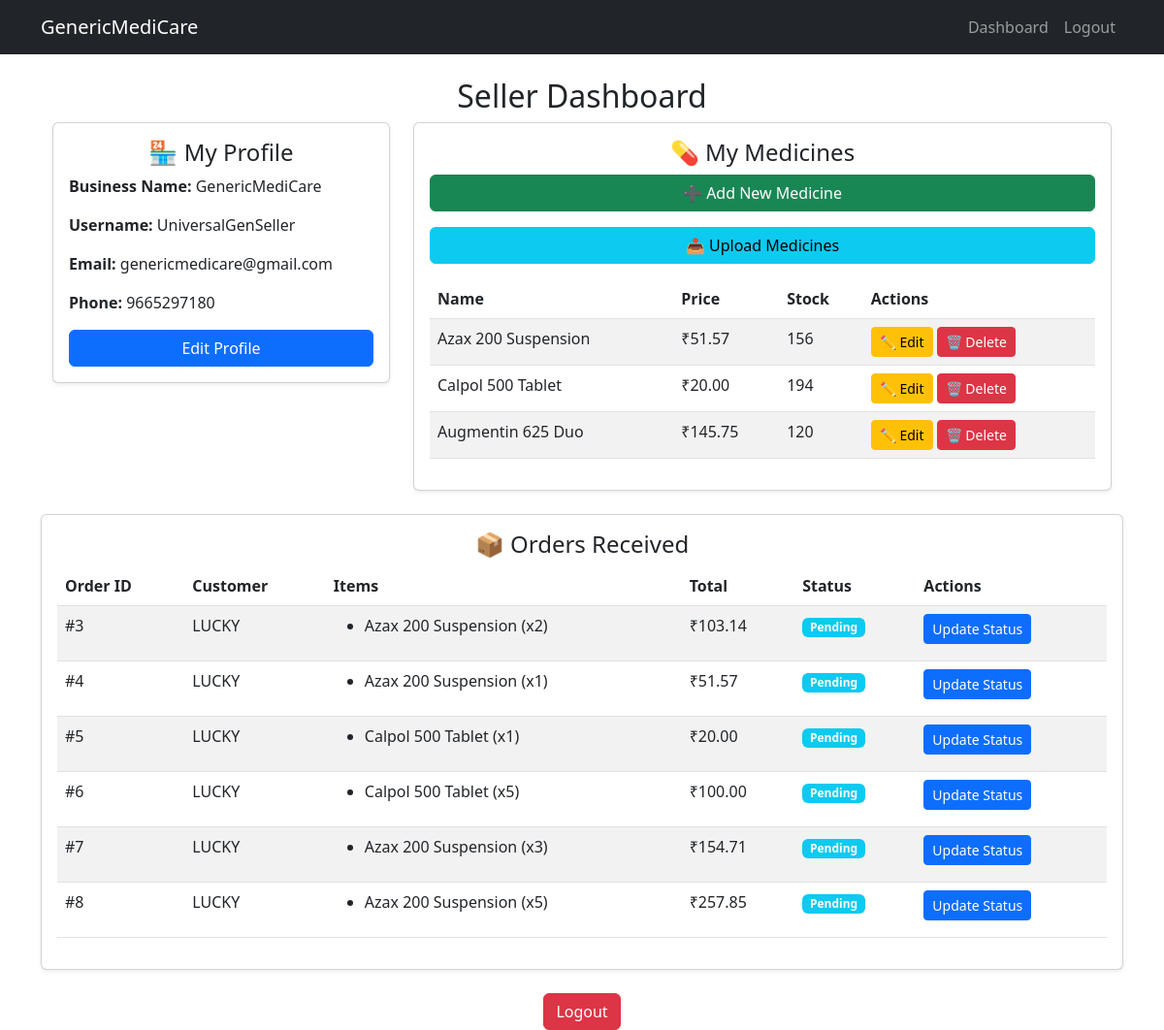
Before: /dashboard/seller/ (signed in) with the older database file.
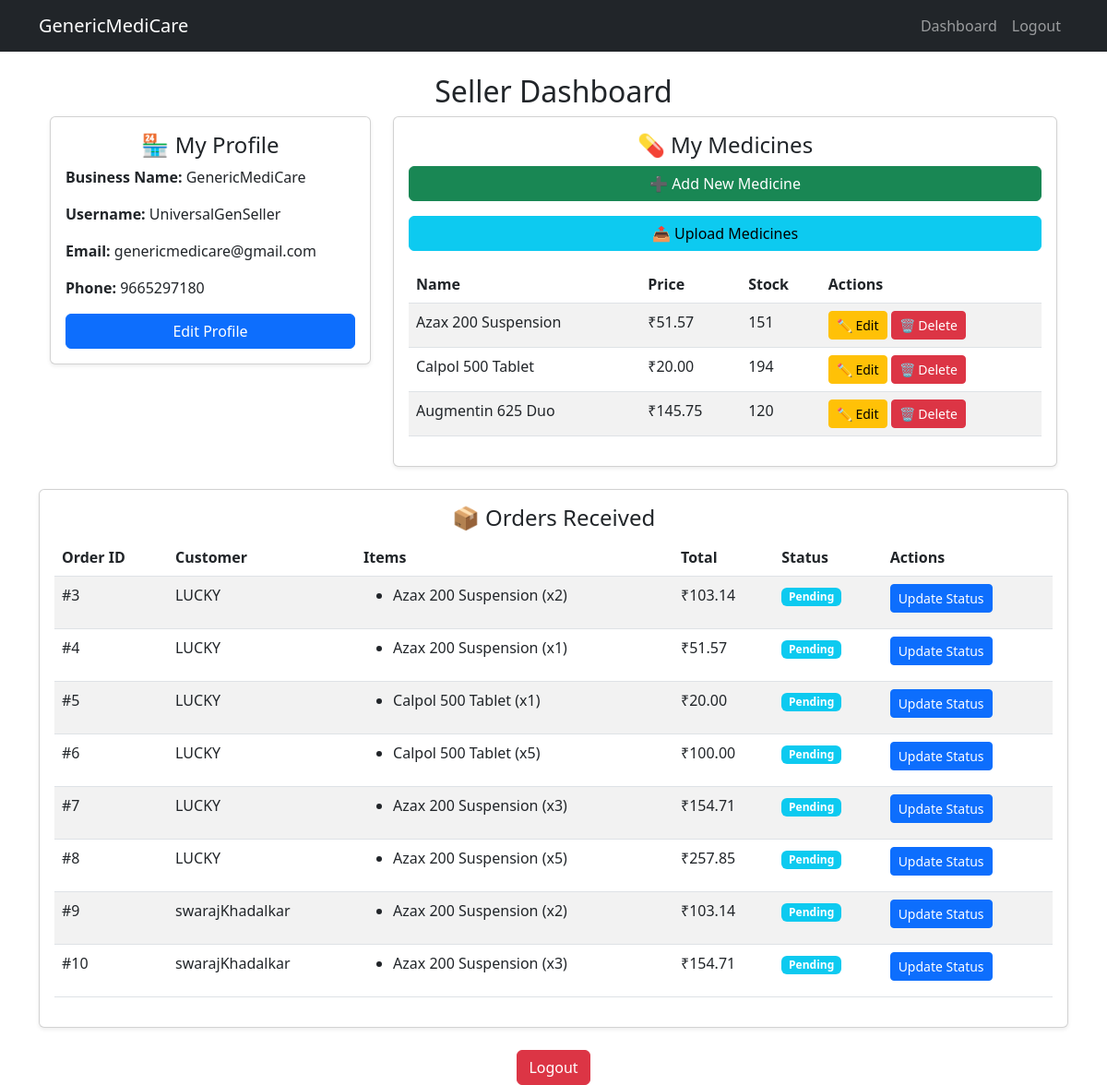
After: the same page with the newer database file.
### store/models.py (models this page shows, shortened)
class SellerProfile(models.Model):
    user = models.OneToOneField(User, on_delete=models.CASCADE)
    business_name = models.CharField(max_length=255)
    phone_number = models.CharField(max_length=15)

class Medicine(models.Model):
    seller = models.ForeignKey(SellerProfile, on_delete=models.CASCADE)  # Each medicine is listed by a seller
    name = models.CharField(max_length=255)
    description = models.TextField(blank=True, null=True)
    price = models.DecimalField(max_digits=10, decimal_places=2)
    stock = models.PositiveIntegerField()
    image = models.ImageField(upload_to='medicine_images/', null=True, blank=True)
    prescription_required = models.BooleanField(default=False)  # If True, user must upload a prescription
    active_ingredients = models.TextField(help_text="Comma-separated active ingredients")  # Used for mapping alternatives
    brand_name = models.CharField(max_length=255, null=True, blank=True)

class Order(models.Model):
    customer = models.ForeignKey(CustomerProfile, on_delete=models.CASCADE)
    full_name = models.CharField(max_length=255)
    email = models.EmailField()
    phone = models.CharField(max_length=15)
    alternate_phone = models.CharField(max_length=15, blank=True, null=True)
    address = models.TextField()
    city = models.CharField(max_length=100)
    pincode = models.CharField(max_length=10)
    delivery_instructions = models.TextField(blank=True, null=True)
    total_price = models.DecimalField(max_digits=10, decimal_places=2)  # Renamed from total_amount
    payment_method = models.CharField(max_length=50, choices=[("COD", "Cash on Delivery"), ("Online", "Online Payment")])
    created_at = models.DateTimeField(auto_now_add=True)
    STATUS_CHOICES = [
        ('Pending', 'Pending'),
        ('Shipped', 'Shipped'),
        ('Delivered', 'Delivered'),
        ('Cancelled', 'Cancelled'),
    ]
    status = models.CharField(max_length=20, choices=STATUS_CHOICES, default='Pending')
    prescription = models.ImageField(upload_to='prescriptions/', null=True, blank=True)

class CustomerProfile(models.Model):
    user = models.OneToOneField(User, on_delete=models.CASCADE)
    phone_number = models.CharField(max_length=15)
    address = models.TextField()

class OrderItem(models.Model):
    order = models.ForeignKey(Order, on_delete=models.CASCADE)
    medicine = models.ForeignKey(Medicine, on_delete=models.CASCADE)
    quantity = models.PositiveIntegerField()
    price = models.DecimalField(max_digits=10, decimal_places=2)  # Store price at purchase time

### store/views.py (the view)
# urls.py: path('dashboard/seller/', seller_dashboard, name='seller_dashboard'),
@login_required
def seller_dashboard(request):
    if not hasattr(request.user, 'sellerprofile'):
        return redirect('home')  # Prevent unauthorized access
    seller_profile = request.user.sellerprofile  # Get the seller profile
    medicines = Medicine.objects.filter(seller=seller_profile)
    order_items = OrderItem.objects.filter(medicine__in=medicines)
    orders = Order.objects.filter(orderitem__in=order_items).distinct()
    return render(request, 'seller_dashboard.html', {
        'medicines': medicines,
        'orders': orders,  # Orders specific to this seller
        })

### store/context_processors.py (called while the page is built)
def cart_total(request):
    if request.user.is_authenticated:
        cart = Cart.objects.filter(customer__user=request.user).first()
        if cart:
            unique_items_count = cart.cartitem_set.count()  # Count unique medicines
            return {'cart_count': unique_items_count}
    return {'cart_count': 0}

### store/templates/seller_dashboard.html (shortened to what this page needs)
{% extends 'base.html' %}
{% block content %}
<div class="container mt-4">
    <h2 class="text-center">Seller Dashboard</h2>
    <div class="row">
        <div class="col-md-4">
            <div class="card shadow-sm p-3 mb-4">
                <h4 class="text-center">🏪 My Profile</h4>
                <p><strong>Business Name:</strong> {{ user.sellerprofile.business_name }}</p>
                <p><strong>Username:</strong> {{ user.username }}</p>
                <p><strong>Email:</strong> {{ user.email }}</p>
                <p><strong>Phone:</strong> {{ user.sellerprofile.phone_number }}</p>
                <a href="{% url 'edit_seller_profile' %}" class="btn btn-primary w-100">Edit Profile</a>
            </div>
        </div>
<div class="col-md-8">
    <div class="card shadow-sm p-3 mb-4">
        <h4 class="text-center">💊 My Medicines</h4>
        <a href="{% url 'add_medicine' %}" class="btn btn-success mb-3">➕ Add New Medicine</a>
        <a href="{% url 'upload_medicine' %}" class="btn btn-info mb-3">📤 Upload Medicines</a>
        <div style="max-height: 230px; overflow-y: auto;">
            <table class="table table-striped">
                <thead>
                    <tr>
                        <th>Name</th>
                        <th>Price</th>
                        <th>Stock</th>
                        <th>Actions</th>
                    </tr>
                </thead>
                <tbody>
                    {% for medicine in medicines %}
                        <tr>
                            <td>{{ medicine.name }}</td>
                            <td>₹{{ medicine.price }}</td>
                            <td>{{ medicine.stock }}</td>
                            <td>
                                <a href="{% url 'edit_medicine' medicine.pk %}" class="btn btn-warning btn-sm">✏ Edit</a>
                                <a href="{% url 'delete_medicine' medicine.pk %}" class="btn btn-danger btn-sm">🗑 Delete</a>
                            </td>
                        </tr>
                    {% empty %}
                        <tr>
                            <td colspan="4" class="text-center">No medicines listed yet.</td>
                        </tr>
                    {% endfor %}
                </tbody>
            </table>
        </div>
    </div>
</div>
    <div class="card shadow-sm p-3 mb-4">
        <h4 class="text-center">📦 Orders Received</h4>
        <table class="table table-striped">
            <thead>
                <tr>
                    <th>Order ID</th>
                    <th>Customer</th>
                    <th>Items</th>
                    <th>Total</th>
                    <th>Status</th>
                    <th>Actions</th>
                </tr>
            </thead>
            <tbody>
                {% for order in orders %}
                    <tr>
                        <td>#{{ order.id }}</td>
                        <td>{{ order.customer.user.username }}</td>
                        <td>
                            <ul>
                                {% for item in order.orderitem_set.all %}
                                    <li>{{ item.medicine.name }} (x{{ item.quantity }})</li>
                                {% endfor %}
                            </ul>
                        </td>
                        <td>₹{{ order.total_price }}</td>
                        <td><span class="badge bg-info">{{ order.status }}</span></td>
                        <td>
                            <a href="#" class="btn btn-primary btn-sm">Update Status</a>
                        </td>
                    </tr>
                {% empty %}
                    <tr>
                        <td colspan="6" class="text-center">No orders received yet.</td>
                    </tr>
                {% endfor %}
            </tbody>
        </table>
    </div>
    <div class="text-center">
        <a href="{% url 'logout' %}" class="btn btn-danger">Logout</a>
    </div>
</div>
{% endblock %}

### store/templates/base.html (shortened to what this page needs)
<!DOCTYPE html>
<html lang="en">
<head>
    <link rel="stylesheet" href="https://cdn.jsdelivr.net/npm/bootstrap@5.3.0/dist/css/bootstrap.min.css">
</head>
<body>
    <nav class="navbar navbar-expand-lg navbar-dark bg-dark">
        <div class="container">
            <a class="navbar-brand" href="{% url 'home' %}">GenericMediCare</a>
            <div class="collapse navbar-collapse" id="navbarNav">
                <ul class="navbar-nav ms-auto">
                    {% if user.is_authenticated %}
                        {% if user.customerprofile %}
                            <li class="nav-item"><a class="nav-link" href="{% url 'customer_dashboard' %}">Dashboard</a></li>
                            <li class="nav-item"><a class="nav-link" href="{% url 'view_cart' %}">
                                Cart
                                {% if request.user.is_authenticated and cart_count|default:0 > 0 %}
                                    <span class="badge bg-danger">{{ cart_count }}</span>
                                {% endif %}
                            </a></li>
                        {% elif user.sellerprofile %}
                            <li class="nav-item"><a class="nav-link" href="{% url 'seller_dashboard' %}">Dashboard</a></li>
                        {% endif %}
                        <li class="nav-item"><a class="nav-link" href="{% url 'logout' %}">Logout</a></li>
                    {% else %}
                        <li class="nav-item"><a class="nav-link" href="{% url 'register' %}">Register</a></li>
                        <li class="nav-item"><a class="nav-link" href="{% url 'login' %}">Login</a></li>
                    {% endif %}
                </ul>
            </div>
        </div>
    </nav>
    <div class="container mt-4">
        {% block content %}
        {% endblock %}
    </div>
</body>
</html>

Changed rows visible on the page:
changed Medicine "Azax 200 Suspension": stock "156" → "151"
added Order: id "9", customer.user.username "swarajKhadalkar", total_price "103.14", status "Pending"
added OrderItem: medicine.name "Azax 200 Suspension", quantity "2", shown under "9"
added Order: id "10", customer.user.username "swarajKhadalkar", total_price "154.71", status "Pending"
added OrderItem: medicine.name "Azax 200 Suspension", quantity "3", shown under "10"
